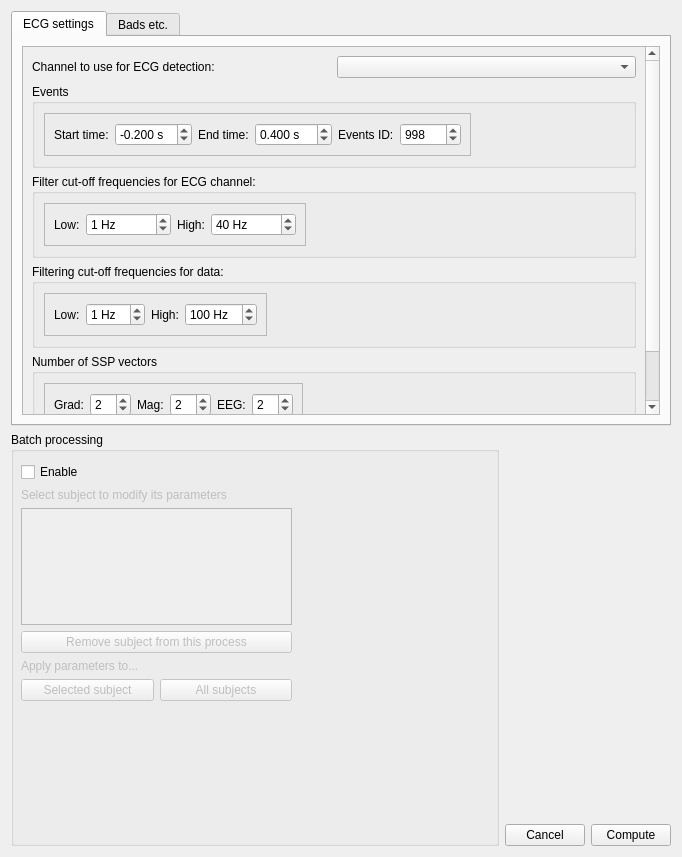
<?xml version="1.0" encoding="UTF-8"?>
<ui version="4.0">
 <class>Dialog</class>
 <widget class="QDialog" name="Dialog">
  <property name="geometry">
   <rect>
    <x>0</x>
    <y>0</y>
    <width>682</width>
    <height>857</height>
   </rect>
  </property>
  <property name="windowTitle">
   <string>Meggie - Compute ECG projections</string>
  </property>
  <layout class="QGridLayout" name="gridLayout">
   <item row="1" column="1">
    <widget class="QTabWidget" name="tabWidgetECGSettings">
     <property name="currentIndex">
      <number>0</number>
     </property>
     <widget class="QWidget" name="tabECG1">
      <attribute name="title">
       <string>ECG settings</string>
      </attribute>
      <layout class="QGridLayout" name="gridLayout_2">
       <item row="0" column="0">
        <widget class="QScrollArea" name="scrollArea">
         <property name="widgetResizable">
          <bool>true</bool>
         </property>
         <widget class="QWidget" name="scrollAreaWidgetContents_2">
          <property name="geometry">
           <rect>
            <x>0</x>
            <y>0</y>
            <width>627</width>
            <height>518</height>
           </rect>
          </property>
          <layout class="QGridLayout" name="gridLayout_7">
           <item row="0" column="0">
            <layout class="QVBoxLayout" name="verticalLayout_5">
             <item>
              <layout class="QHBoxLayout" name="horizontalLayout_10">
               <item>
                <widget class="QLabel" name="labelECGChannel">
                 <property name="text">
                  <string>Channel to use for ECG detection:</string>
                 </property>
                </widget>
               </item>
               <item>
                <widget class="QComboBox" name="comboBoxECGChannel"/>
               </item>
              </layout>
             </item>
             <item>
              <spacer name="verticalSpacer_5">
               <property name="orientation">
                <enum>Qt::Vertical</enum>
               </property>
               <property name="sizeHint" stdset="0">
                <size>
                 <width>20</width>
                 <height>40</height>
                </size>
               </property>
              </spacer>
             </item>
             <item>
              <widget class="QGroupBox" name="groupBoxEvent">
               <property name="title">
                <string>Events</string>
               </property>
               <layout class="QFormLayout" name="formLayout_4">
                <item row="0" column="0">
                 <widget class="QFrame" name="frame">
                  <property name="frameShape">
                   <enum>QFrame::StyledPanel</enum>
                  </property>
                  <property name="frameShadow">
                   <enum>QFrame::Raised</enum>
                  </property>
                  <layout class="QFormLayout" name="formLayout_3">
                   <item row="0" column="0">
                    <layout class="QHBoxLayout" name="horizontalLayout_8">
                     <item>
                      <layout class="QHBoxLayout" name="horizontalLayout">
                       <item>
                        <widget class="QLabel" name="labelTmin">
                         <property name="text">
                          <string>Start time:</string>
                         </property>
                        </widget>
                       </item>
                       <item>
                        <widget class="QDoubleSpinBox" name="doubleSpinBoxTmin">
                         <property name="suffix">
                          <string> s</string>
                         </property>
                         <property name="decimals">
                          <number>3</number>
                         </property>
                         <property name="minimum">
                          <double>-99.989999999999995</double>
                         </property>
                         <property name="singleStep">
                          <double>0.050000000000000</double>
                         </property>
                         <property name="value">
                          <double>-0.200000000000000</double>
                         </property>
                        </widget>
                       </item>
                      </layout>
                     </item>
                     <item>
                      <layout class="QHBoxLayout" name="horizontalLayout_2">
                       <item>
                        <widget class="QLabel" name="labelTmax">
                         <property name="text">
                          <string>End time:</string>
                         </property>
                        </widget>
                       </item>
                       <item>
                        <widget class="QDoubleSpinBox" name="doubleSpinBoxTmax">
                         <property name="suffix">
                          <string> s</string>
                         </property>
                         <property name="decimals">
                          <number>3</number>
                         </property>
                         <property name="minimum">
                          <double>-99.989999999999995</double>
                         </property>
                         <property name="singleStep">
                          <double>0.050000000000000</double>
                         </property>
                         <property name="value">
                          <double>0.400000000000000</double>
                         </property>
                        </widget>
                       </item>
                      </layout>
                     </item>
                     <item>
                      <layout class="QHBoxLayout" name="horizontalLayout_6">
                       <item>
                        <widget class="QLabel" name="labelEventID">
                         <property name="text">
                          <string>Events ID:</string>
                         </property>
                        </widget>
                       </item>
                       <item>
                        <widget class="QSpinBox" name="spinBoxEventsID">
                         <property name="maximum">
                          <number>10000</number>
                         </property>
                         <property name="value">
                          <number>998</number>
                         </property>
                        </widget>
                       </item>
                      </layout>
                     </item>
                    </layout>
                   </item>
                  </layout>
                 </widget>
                </item>
               </layout>
              </widget>
             </item>
             <item>
              <spacer name="verticalSpacer">
               <property name="orientation">
                <enum>Qt::Vertical</enum>
               </property>
               <property name="sizeHint" stdset="0">
                <size>
                 <width>20</width>
                 <height>40</height>
                </size>
               </property>
              </spacer>
             </item>
             <item>
              <widget class="QGroupBox" name="groupBoxFilteringECG">
               <property name="title">
                <string>Filter cut-off frequencies for ECG channel:</string>
               </property>
               <layout class="QFormLayout" name="formLayout_5">
                <item row="0" column="0">
                 <widget class="QFrame" name="frame_6">
                  <property name="frameShape">
                   <enum>QFrame::StyledPanel</enum>
                  </property>
                  <property name="frameShadow">
                   <enum>QFrame::Raised</enum>
                  </property>
                  <layout class="QGridLayout" name="gridLayout_3">
                   <item row="0" column="0">
                    <layout class="QHBoxLayout" name="horizontalLayout_18">
                     <property name="spacing">
                      <number>6</number>
                     </property>
                     <property name="sizeConstraint">
                      <enum>QLayout::SetDefaultConstraint</enum>
                     </property>
                     <item>
                      <layout class="QHBoxLayout" name="horizontalLayout_23">
                       <item>
                        <widget class="QLabel" name="labelLowPass">
                         <property name="sizePolicy">
                          <sizepolicy hsizetype="Preferred" vsizetype="Preferred">
                           <horstretch>0</horstretch>
                           <verstretch>0</verstretch>
                          </sizepolicy>
                         </property>
                         <property name="text">
                          <string>Low:</string>
                         </property>
                        </widget>
                       </item>
                       <item>
                        <widget class="QSpinBox" name="spinBoxLowPass">
                         <property name="suffix">
                          <string> Hz</string>
                         </property>
                         <property name="maximum">
                          <number>1000000</number>
                         </property>
                         <property name="value">
                          <number>1</number>
                         </property>
                        </widget>
                       </item>
                      </layout>
                     </item>
                     <item>
                      <layout class="QHBoxLayout" name="horizontalLayout_24">
                       <item>
                        <widget class="QLabel" name="labelHighPass">
                         <property name="text">
                          <string>High:</string>
                         </property>
                        </widget>
                       </item>
                       <item>
                        <widget class="QSpinBox" name="spinBoxHighPass">
                         <property name="suffix">
                          <string> Hz</string>
                         </property>
                         <property name="maximum">
                          <number>1000000000</number>
                         </property>
                         <property name="value">
                          <number>40</number>
                         </property>
                        </widget>
                       </item>
                      </layout>
                     </item>
                    </layout>
                   </item>
                  </layout>
                 </widget>
                </item>
               </layout>
              </widget>
             </item>
             <item>
              <spacer name="verticalSpacer_2">
               <property name="orientation">
                <enum>Qt::Vertical</enum>
               </property>
               <property name="sizeHint" stdset="0">
                <size>
                 <width>20</width>
                 <height>40</height>
                </size>
               </property>
              </spacer>
             </item>
             <item>
              <widget class="QGroupBox" name="groupBoxFilter">
               <property name="title">
                <string>Filtering cut-off frequencies for data:</string>
               </property>
               <layout class="QFormLayout" name="formLayout_6">
                <property name="fieldGrowthPolicy">
                 <enum>QFormLayout::AllNonFixedFieldsGrow</enum>
                </property>
                <item row="0" column="0">
                 <widget class="QFrame" name="frame_7">
                  <property name="frameShape">
                   <enum>QFrame::StyledPanel</enum>
                  </property>
                  <property name="frameShadow">
                   <enum>QFrame::Raised</enum>
                  </property>
                  <layout class="QGridLayout" name="gridLayout_6">
                   <item row="0" column="0">
                    <layout class="QHBoxLayout" name="horizontalLayout_25">
                     <item>
                      <layout class="QHBoxLayout" name="horizontalLayout_26">
                       <item>
                        <widget class="QLabel" name="labelLow">
                         <property name="text">
                          <string>Low:</string>
                         </property>
                        </widget>
                       </item>
                       <item>
                        <widget class="QSpinBox" name="spinBoxLow">
                         <property name="suffix">
                          <string> Hz</string>
                         </property>
                         <property name="value">
                          <number>1</number>
                         </property>
                        </widget>
                       </item>
                      </layout>
                     </item>
                     <item>
                      <layout class="QHBoxLayout" name="horizontalLayout_27">
                       <item>
                        <widget class="QLabel" name="labelHigh">
                         <property name="text">
                          <string>High:</string>
                         </property>
                        </widget>
                       </item>
                       <item>
                        <widget class="QSpinBox" name="spinBoxHigh">
                         <property name="suffix">
                          <string> Hz</string>
                         </property>
                         <property name="maximum">
                          <number>1000</number>
                         </property>
                         <property name="value">
                          <number>100</number>
                         </property>
                        </widget>
                       </item>
                      </layout>
                     </item>
                    </layout>
                   </item>
                  </layout>
                 </widget>
                </item>
                <item row="0" column="1">
                 <layout class="QVBoxLayout" name="verticalLayout_4"/>
                </item>
               </layout>
              </widget>
             </item>
             <item>
              <spacer name="verticalSpacer_3">
               <property name="orientation">
                <enum>Qt::Vertical</enum>
               </property>
               <property name="sizeHint" stdset="0">
                <size>
                 <width>20</width>
                 <height>40</height>
                </size>
               </property>
              </spacer>
             </item>
             <item>
              <widget class="QGroupBox" name="groupBoxSSP">
               <property name="title">
                <string>Number of SSP vectors</string>
               </property>
               <layout class="QFormLayout" name="formLayout_7">
                <item row="0" column="0">
                 <widget class="QFrame" name="frame_2">
                  <property name="frameShape">
                   <enum>QFrame::StyledPanel</enum>
                  </property>
                  <property name="frameShadow">
                   <enum>QFrame::Raised</enum>
                  </property>
                  <layout class="QGridLayout" name="gridLayout_5">
                   <item row="0" column="0">
                    <layout class="QHBoxLayout" name="horizontalLayout_9">
                     <item>
                      <layout class="QHBoxLayout" name="horizontalLayout_3">
                       <item>
                        <widget class="QLabel" name="labelGrad">
                         <property name="text">
                          <string>Grad:</string>
                         </property>
                        </widget>
                       </item>
                       <item>
                        <widget class="QSpinBox" name="spinBoxGrad">
                         <property name="value">
                          <number>2</number>
                         </property>
                        </widget>
                       </item>
                      </layout>
                     </item>
                     <item>
                      <layout class="QHBoxLayout" name="horizontalLayout_4">
                       <item>
                        <widget class="QLabel" name="labelMag">
                         <property name="text">
                          <string>Mag:</string>
                         </property>
                        </widget>
                       </item>
                       <item>
                        <widget class="QSpinBox" name="spinBoxMag">
                         <property name="value">
                          <number>2</number>
                         </property>
                        </widget>
                       </item>
                      </layout>
                     </item>
                     <item>
                      <layout class="QHBoxLayout" name="horizontalLayout_5">
                       <item>
                        <widget class="QLabel" name="labelEeg">
                         <property name="text">
                          <string>EEG:</string>
                         </property>
                        </widget>
                       </item>
                       <item>
                        <widget class="QSpinBox" name="spinBoxEeg">
                         <property name="value">
                          <number>2</number>
                         </property>
                        </widget>
                       </item>
                      </layout>
                     </item>
                    </layout>
                   </item>
                  </layout>
                 </widget>
                </item>
               </layout>
              </widget>
             </item>
             <item>
              <spacer name="verticalSpacer_4">
               <property name="orientation">
                <enum>Qt::Vertical</enum>
               </property>
               <property name="sizeHint" stdset="0">
                <size>
                 <width>20</width>
                 <height>40</height>
                </size>
               </property>
              </spacer>
             </item>
             <item>
              <layout class="QHBoxLayout" name="horizontalLayout_17">
               <item>
                <widget class="QLabel" name="label">
                 <property name="text">
                  <string>QRS detection threshold (between 0 and 1):</string>
                 </property>
                </widget>
               </item>
               <item>
                <widget class="QDoubleSpinBox" name="doubleSpinBoxQrs">
                 <property name="maximum">
                  <double>1.000000000000000</double>
                 </property>
                 <property name="singleStep">
                  <double>0.100000000000000</double>
                 </property>
                 <property name="value">
                  <double>0.600000000000000</double>
                 </property>
                </widget>
               </item>
              </layout>
             </item>
            </layout>
           </item>
          </layout>
         </widget>
        </widget>
       </item>
      </layout>
     </widget>
     <widget class="QWidget" name="tabECG2">
      <attribute name="title">
       <string>Bads etc.</string>
      </attribute>
      <widget class="QWidget" name="horizontalLayoutWidget_17">
       <property name="geometry">
        <rect>
         <x>10</x>
         <y>60</y>
         <width>364</width>
         <height>41</height>
        </rect>
       </property>
       <layout class="QHBoxLayout" name="horizontalLayout_21">
        <item>
         <widget class="QLabel" name="labelStart1">
          <property name="text">
           <string>Start artifact detection after</string>
          </property>
         </widget>
        </item>
        <item>
         <widget class="QSpinBox" name="spinBoxStart">
          <property name="maximum">
           <number>10000</number>
          </property>
          <property name="value">
           <number>5</number>
          </property>
         </widget>
        </item>
        <item>
         <widget class="QLabel" name="labelStart2">
          <property name="text">
           <string>seconds.</string>
          </property>
         </widget>
        </item>
       </layout>
      </widget>
      <widget class="QWidget" name="horizontalLayoutWidget">
       <property name="geometry">
        <rect>
         <x>10</x>
         <y>160</y>
         <width>310</width>
         <height>41</height>
        </rect>
       </property>
       <layout class="QHBoxLayout" name="horizontalLayout_7">
        <item>
         <widget class="QLabel" name="labelJobs">
          <property name="text">
           <string>Number of jobs to run in parallel:</string>
          </property>
         </widget>
        </item>
        <item>
         <widget class="QSpinBox" name="spinBoxJobs">
          <property name="value">
           <number>1</number>
          </property>
         </widget>
        </item>
       </layout>
      </widget>
      <widget class="QWidget" name="layoutWidget">
       <property name="geometry">
        <rect>
         <x>10</x>
         <y>110</y>
         <width>341</width>
         <height>41</height>
        </rect>
       </property>
       <layout class="QHBoxLayout" name="horizontalLayout_22">
        <item>
         <widget class="QLabel" name="labelTaps">
          <property name="text">
           <string>Number of taps to use for filtering:</string>
          </property>
         </widget>
        </item>
        <item>
         <widget class="QSpinBox" name="spinBoxTaps">
          <property name="maximum">
           <number>10000</number>
          </property>
          <property name="value">
           <number>2048</number>
          </property>
         </widget>
        </item>
       </layout>
      </widget>
      <widget class="QWidget" name="verticalLayoutWidget">
       <property name="geometry">
        <rect>
         <x>10</x>
         <y>250</y>
         <width>389</width>
         <height>111</height>
        </rect>
       </property>
       <layout class="QVBoxLayout" name="verticalLayout">
        <item>
         <widget class="QCheckBox" name="checkBoxEEGProj">
          <property name="text">
           <string>Add EEG average reference proj.</string>
          </property>
         </widget>
        </item>
        <item>
         <widget class="QCheckBox" name="checkBoxSSPProj">
          <property name="text">
           <string>Exclude the SSP projectors currently in the fiff file</string>
          </property>
          <property name="checked">
           <bool>true</bool>
          </property>
         </widget>
        </item>
        <item>
         <widget class="QCheckBox" name="checkBoxSSPCompute">
          <property name="text">
           <string>Compute SSP after averaging</string>
          </property>
         </widget>
        </item>
       </layout>
      </widget>
      <widget class="QWidget" name="layoutWidget_2">
       <property name="geometry">
        <rect>
         <x>10</x>
         <y>10</y>
         <width>531</width>
         <height>41</height>
        </rect>
       </property>
       <layout class="QHBoxLayout" name="horizontalLayout_29">
        <item>
         <widget class="QLabel" name="labelBad">
          <property name="text">
           <string>Bad channels (eg. MEG 2443, MEG 1531):</string>
          </property>
         </widget>
        </item>
        <item>
         <widget class="QLineEdit" name="lineEditBad"/>
        </item>
       </layout>
      </widget>
      <widget class="QGroupBox" name="groupBox">
       <property name="geometry">
        <rect>
         <x>10</x>
         <y>400</y>
         <width>520</width>
         <height>132</height>
        </rect>
       </property>
       <property name="title">
        <string>Epoch rejection</string>
       </property>
       <layout class="QFormLayout" name="formLayout_2">
        <item row="0" column="0">
         <widget class="QFrame" name="frameEpochRejection">
          <property name="enabled">
           <bool>true</bool>
          </property>
          <property name="frameShape">
           <enum>QFrame::StyledPanel</enum>
          </property>
          <property name="frameShadow">
           <enum>QFrame::Raised</enum>
          </property>
          <layout class="QFormLayout" name="formLayout">
           <item row="0" column="0">
            <layout class="QHBoxLayout" name="horizontalLayout_12">
             <item>
              <layout class="QVBoxLayout" name="verticalLayout_2">
               <item>
                <layout class="QHBoxLayout" name="horizontalLayout_14">
                 <item>
                  <widget class="QLabel" name="labelGradReject">
                   <property name="text">
                    <string>Grad:</string>
                   </property>
                  </widget>
                 </item>
                 <item>
                  <widget class="QDoubleSpinBox" name="doubleSpinBoxGradReject">
                   <property name="suffix">
                    <string> fT/cm</string>
                   </property>
                   <property name="maximum">
                    <double>1000000000.000000000000000</double>
                   </property>
                   <property name="value">
                    <double>3000.000000000000000</double>
                   </property>
                  </widget>
                 </item>
                </layout>
               </item>
               <item>
                <layout class="QHBoxLayout" name="horizontalLayout_11">
                 <item>
                  <widget class="QLabel" name="labelEegReject">
                   <property name="text">
                    <string>EEG:</string>
                   </property>
                  </widget>
                 </item>
                 <item>
                  <widget class="QDoubleSpinBox" name="doubleSpinBoxEEGReject">
                   <property name="suffix">
                    <string> uV</string>
                   </property>
                   <property name="maximum">
                    <double>1000000000.000000000000000</double>
                   </property>
                   <property name="value">
                    <double>100.000000000000000</double>
                   </property>
                  </widget>
                 </item>
                </layout>
               </item>
              </layout>
             </item>
             <item>
              <layout class="QVBoxLayout" name="verticalLayout_3">
               <item>
                <layout class="QHBoxLayout" name="horizontalLayout_13">
                 <item>
                  <widget class="QLabel" name="labelMagReject">
                   <property name="text">
                    <string>Mag:</string>
                   </property>
                  </widget>
                 </item>
                 <item>
                  <widget class="QDoubleSpinBox" name="doubleSpinBoxMagReject">
                   <property name="suffix">
                    <string> fT</string>
                   </property>
                   <property name="maximum">
                    <double>1000000000.000000000000000</double>
                   </property>
                   <property name="value">
                    <double>4000.000000000000000</double>
                   </property>
                  </widget>
                 </item>
                </layout>
               </item>
               <item>
                <layout class="QHBoxLayout" name="horizontalLayout_15">
                 <item>
                  <widget class="QLabel" name="labelEOGReject">
                   <property name="text">
                    <string>EOG:</string>
                   </property>
                  </widget>
                 </item>
                 <item>
                  <widget class="QDoubleSpinBox" name="doubleSpinBoxEOGReject">
                   <property name="suffix">
                    <string> uV</string>
                   </property>
                   <property name="maximum">
                    <double>1000000000.000000000000000</double>
                   </property>
                   <property name="value">
                    <double>250.000000000000000</double>
                   </property>
                  </widget>
                 </item>
                </layout>
               </item>
              </layout>
             </item>
            </layout>
           </item>
          </layout>
         </widget>
        </item>
       </layout>
      </widget>
     </widget>
    </widget>
   </item>
   <item row="2" column="1">
    <layout class="QHBoxLayout" name="horizontalLayout_20">
     <item>
      <widget class="QGroupBox" name="groupBoxBatch">
       <property name="sizePolicy">
        <sizepolicy hsizetype="Expanding" vsizetype="Expanding">
         <horstretch>0</horstretch>
         <verstretch>0</verstretch>
        </sizepolicy>
       </property>
       <property name="title">
        <string>Batch processing</string>
       </property>
       <widget class="QWidget" name="verticalLayoutWidget_4">
        <property name="geometry">
         <rect>
          <x>10</x>
          <y>30</y>
          <width>271</width>
          <height>239</height>
         </rect>
        </property>
        <layout class="QVBoxLayout" name="verticalLayout_8">
         <item>
          <widget class="QCheckBox" name="checkBoxBatch">
           <property name="sizePolicy">
            <sizepolicy hsizetype="Fixed" vsizetype="Fixed">
             <horstretch>0</horstretch>
             <verstretch>0</verstretch>
            </sizepolicy>
           </property>
           <property name="text">
            <string>Enable</string>
           </property>
          </widget>
         </item>
         <item>
          <widget class="QLabel" name="labelSubjects">
           <property name="enabled">
            <bool>false</bool>
           </property>
           <property name="sizePolicy">
            <sizepolicy hsizetype="Fixed" vsizetype="Preferred">
             <horstretch>0</horstretch>
             <verstretch>0</verstretch>
            </sizepolicy>
           </property>
           <property name="text">
            <string>Select subject to modify its parameters</string>
           </property>
          </widget>
         </item>
         <item>
          <widget class="QListWidget" name="listWidget">
           <property name="enabled">
            <bool>false</bool>
           </property>
           <property name="sizePolicy">
            <sizepolicy hsizetype="Expanding" vsizetype="Expanding">
             <horstretch>0</horstretch>
             <verstretch>0</verstretch>
            </sizepolicy>
           </property>
          </widget>
         </item>
         <item>
          <widget class="QPushButton" name="pushButtonRemove">
           <property name="enabled">
            <bool>false</bool>
           </property>
           <property name="sizePolicy">
            <sizepolicy hsizetype="Expanding" vsizetype="Fixed">
             <horstretch>0</horstretch>
             <verstretch>0</verstretch>
            </sizepolicy>
           </property>
           <property name="text">
            <string>Remove subject from this process</string>
           </property>
          </widget>
         </item>
         <item>
          <widget class="QLabel" name="label_2">
           <property name="enabled">
            <bool>false</bool>
           </property>
           <property name="text">
            <string>Apply parameters to...</string>
           </property>
          </widget>
         </item>
         <item>
          <layout class="QHBoxLayout" name="horizontalLayout_28">
           <item>
            <widget class="QPushButton" name="pushButtonApply">
             <property name="enabled">
              <bool>false</bool>
             </property>
             <property name="text">
              <string>Selected subject</string>
             </property>
            </widget>
           </item>
           <item>
            <widget class="QPushButton" name="pushButtonApplyAll">
             <property name="enabled">
              <bool>false</bool>
             </property>
             <property name="text">
              <string>All subjects</string>
             </property>
            </widget>
           </item>
          </layout>
         </item>
        </layout>
       </widget>
      </widget>
     </item>
     <item>
      <layout class="QHBoxLayout" name="horizontalLayout_16">
       <item>
        <layout class="QVBoxLayout" name="verticalLayout_6">
         <item>
          <spacer name="verticalSpacer_6">
           <property name="orientation">
            <enum>Qt::Vertical</enum>
           </property>
           <property name="sizeHint" stdset="0">
            <size>
             <width>20</width>
             <height>40</height>
            </size>
           </property>
          </spacer>
         </item>
         <item>
          <layout class="QHBoxLayout" name="horizontalLayout_19">
           <item>
            <widget class="QPushButton" name="pushButtonCancel">
             <property name="text">
              <string>Cancel</string>
             </property>
            </widget>
           </item>
           <item>
            <widget class="QPushButton" name="pushButtonCompute">
             <property name="sizePolicy">
              <sizepolicy hsizetype="Minimum" vsizetype="Fixed">
               <horstretch>0</horstretch>
               <verstretch>0</verstretch>
              </sizepolicy>
             </property>
             <property name="text">
              <string>Compute</string>
             </property>
            </widget>
           </item>
          </layout>
         </item>
        </layout>
       </item>
      </layout>
     </item>
    </layout>
   </item>
  </layout>
 </widget>
 <tabstops>
  <tabstop>tabWidgetECGSettings</tabstop>
  <tabstop>scrollArea</tabstop>
  <tabstop>comboBoxECGChannel</tabstop>
  <tabstop>doubleSpinBoxTmin</tabstop>
  <tabstop>doubleSpinBoxTmax</tabstop>
  <tabstop>spinBoxEventsID</tabstop>
  <tabstop>spinBoxLowPass</tabstop>
  <tabstop>spinBoxHighPass</tabstop>
  <tabstop>spinBoxLow</tabstop>
  <tabstop>spinBoxHigh</tabstop>
  <tabstop>spinBoxGrad</tabstop>
  <tabstop>spinBoxMag</tabstop>
  <tabstop>spinBoxEeg</tabstop>
  <tabstop>doubleSpinBoxQrs</tabstop>
  <tabstop>lineEditBad</tabstop>
  <tabstop>spinBoxStart</tabstop>
  <tabstop>spinBoxTaps</tabstop>
  <tabstop>spinBoxJobs</tabstop>
  <tabstop>checkBoxEEGProj</tabstop>
  <tabstop>checkBoxSSPProj</tabstop>
  <tabstop>checkBoxSSPCompute</tabstop>
  <tabstop>doubleSpinBoxGradReject</tabstop>
  <tabstop>doubleSpinBoxMagReject</tabstop>
  <tabstop>doubleSpinBoxEEGReject</tabstop>
  <tabstop>doubleSpinBoxEOGReject</tabstop>
 </tabstops>
 <resources/>
 <connections>
  <connection>
   <sender>pushButtonCompute</sender>
   <signal>clicked(bool)</signal>
   <receiver>Dialog</receiver>
   <slot>accept()</slot>
   <hints>
    <hint type="sourcelabel">
     <x>529</x>
     <y>819</y>
    </hint>
    <hint type="destinationlabel">
     <x>356</x>
     <y>5</y>
    </hint>
   </hints>
  </connection>
  <connection>
   <sender>pushButtonCancel</sender>
   <signal>clicked()</signal>
   <receiver>Dialog</receiver>
   <slot>reject()</slot>
   <hints>
    <hint type="sourcelabel">
     <x>653</x>
     <y>819</y>
    </hint>
    <hint type="destinationlabel">
     <x>277</x>
     <y>7</y>
    </hint>
   </hints>
  </connection>
  <connection>
   <sender>checkBoxBatch</sender>
   <signal>toggled(bool)</signal>
   <receiver>pushButtonApply</receiver>
   <slot>setEnabled(bool)</slot>
   <hints>
    <hint type="sourcelabel">
     <x>159</x>
     <y>631</y>
    </hint>
    <hint type="destinationlabel">
     <x>104</x>
     <y>817</y>
    </hint>
   </hints>
  </connection>
  <connection>
   <sender>checkBoxBatch</sender>
   <signal>toggled(bool)</signal>
   <receiver>pushButtonApplyAll</receiver>
   <slot>setEnabled(bool)</slot>
   <hints>
    <hint type="sourcelabel">
     <x>159</x>
     <y>631</y>
    </hint>
    <hint type="destinationlabel">
     <x>211</x>
     <y>823</y>
    </hint>
   </hints>
  </connection>
  <connection>
   <sender>checkBoxBatch</sender>
   <signal>toggled(bool)</signal>
   <receiver>labelSubjects</receiver>
   <slot>setEnabled(bool)</slot>
   <hints>
    <hint type="sourcelabel">
     <x>75</x>
     <y>623</y>
    </hint>
    <hint type="destinationlabel">
     <x>78</x>
     <y>650</y>
    </hint>
   </hints>
  </connection>
  <connection>
   <sender>checkBoxBatch</sender>
   <signal>toggled(bool)</signal>
   <receiver>listWidget</receiver>
   <slot>setEnabled(bool)</slot>
   <hints>
    <hint type="sourcelabel">
     <x>105</x>
     <y>619</y>
    </hint>
    <hint type="destinationlabel">
     <x>112</x>
     <y>680</y>
    </hint>
   </hints>
  </connection>
  <connection>
   <sender>checkBoxBatch</sender>
   <signal>toggled(bool)</signal>
   <receiver>label_2</receiver>
   <slot>setEnabled(bool)</slot>
   <hints>
    <hint type="sourcelabel">
     <x>51</x>
     <y>615</y>
    </hint>
    <hint type="destinationlabel">
     <x>60</x>
     <y>797</y>
    </hint>
   </hints>
  </connection>
  <connection>
   <sender>checkBoxBatch</sender>
   <signal>toggled(bool)</signal>
   <receiver>pushButtonRemove</receiver>
   <slot>setEnabled(bool)</slot>
   <hints>
    <hint type="sourcelabel">
     <x>185</x>
     <y>619</y>
    </hint>
    <hint type="destinationlabel">
     <x>183</x>
     <y>766</y>
    </hint>
   </hints>
  </connection>
 </connections>
</ui>
